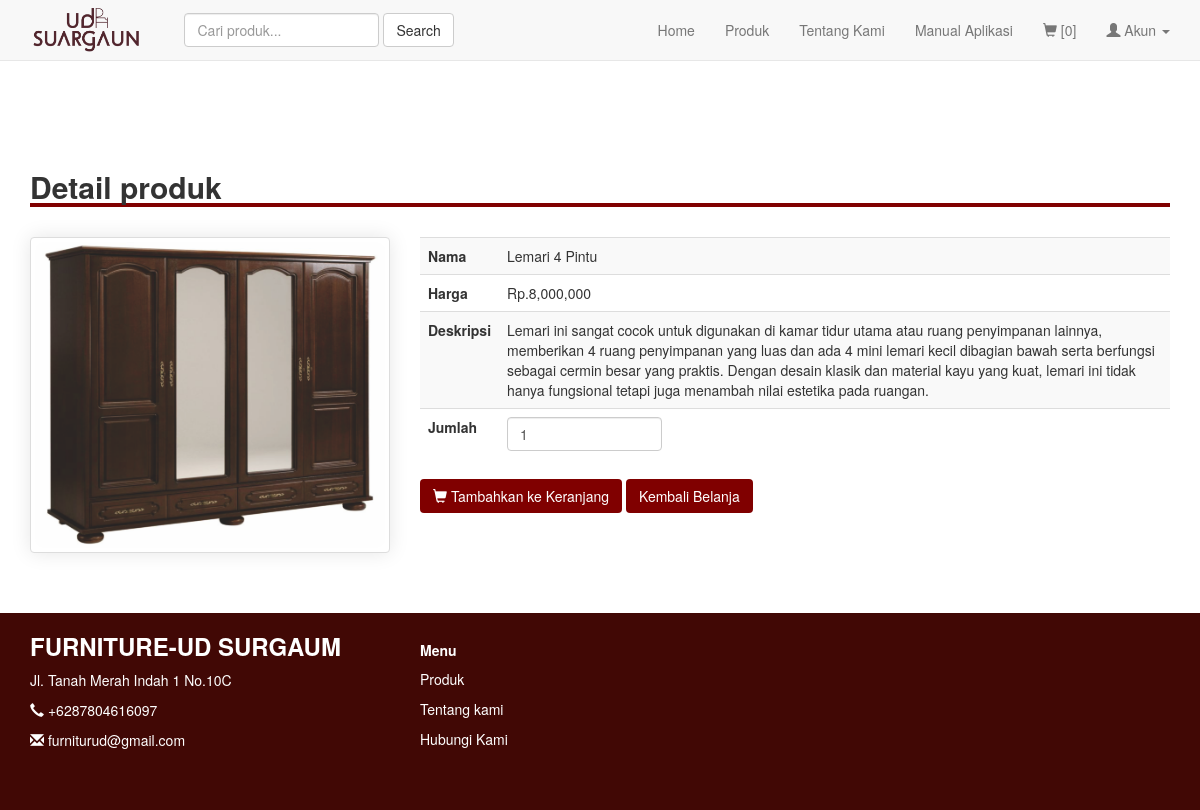
Page /detail_produk.php?produk=P0001 on the committed database.
### tables this page shows
CREATE TABLE `produk` (
  `kode_produk` varchar(100) NOT NULL,
  `nama` varchar(100) NOT NULL,
  `image` text NOT NULL,
  `deskripsi` text NOT NULL,
  `harga` int(11) NOT NULL
);

### detail_produk.php (the view, shortened to what this page needs)
<?php
include 'header.php';
$kode = mysqli_real_escape_string($conn, $_GET['produk']);
$result = mysqli_query($conn, "SELECT * FROM produk WHERE kode_produk = '$kode'");
$row = mysqli_fetch_assoc($result);
?>
<!DOCTYPE html>
<html lang="en">
<head>
	<link rel="stylesheet" href="https://maxcdn.bootstrapcdn.com/bootstrap/3.3.7/css/bootstrap.min.css">
</head>
<body>
	<br><br><br><br>
	<div class="container">
		<h2 style="width: 100%; border-bottom: 4px solid #800000"><b>Detail produk</b></h2>
		<br>
		<div class="row">
			<div class="col-md-4">
				<div class="thumbnail">
					<img src="image/produk/<?= $row['image']; ?>" width="400">
				</div>
			</div>
			<div class="col-md-8">
				<form action="proses/add.php" method="GET">
					<table class="table table-striped">
						<tbody>
							<tr>
								<td><b>Nama</b></td>
								<td><?= $row['nama']; ?></td>
							</tr>
							<tr>
								<td><b>Harga</b></td>
								<td>Rp.<?= number_format($row['harga']); ?></td>
							</tr>
							<tr>
								<td><b>Deskripsi</b></td>
								<td><?= $row['deskripsi'];  ?></td>
							</tr>
							<tr>
								<td><b>Jumlah</b></td>
								<td><input class="form-control" type="number" min="1" name="jml" value="1" style="width: 155px;"></td>
							</tr>
						</tbody>
					</table>
					<?php
					if (isset($_SESSION['user'])) {
					?>
						<button type="submit" class="btn btn-maroon"><i class="glyphicon glyphicon-shopping-cart"></i> Tambahkan ke Keranjang</button>
					<?php
					} else {
					?>
						<a href="keranjang.php" class="btn btn-maroon"><i class="glyphicon glyphicon-shopping-cart"></i> Tambahkan ke Keranjang</a>
					<?php
					}
					?>
					<a href="index.php" class="btn btn-maroon"> Kembali Belanja</a>
				</form>
			</div>
		</div>
	</div>
	<br><br>
</body>
</html>
<?php
include 'footer.php';
?>

### style.css (style rules this page uses)
body { font-family: 'Poppins', sans-serif; margin:0; padding: 0; }

### main.css (style rules this page uses)
body { font-family: 'Poppins', sans-serif; background-color: #f3f3f3; }
.btn-maroon { background-color: #800000; border-color: #800000; color: white; }
.thumbnail { border: none; box-shadow: 0px 0px 20px rgba(0, 0, 0, 0.1); border-radius: 10px; }
.thumbnail img { border-radius: 10px; }

### header.php (style rules this page uses)
body { padding-top: 70px; }

### detail_produk.php (style rules this page uses)
.btn-maroon { background-color: #800000; border-color: #800000; color: white; }

### rows in the picture
produk: image (picture), nama "Lemari 4 Pintu", harga "8,000,000", deskripsi "Lemari ini sangat cocok untuk digunakan di kamar tidur utama atau ruang penyimpanan lainnya, memberikan 4 ruang penyimpanan yang luas dan ada 4 mini lemari kecil dibagian bawah serta berfungsi sebagai cermin besar yang praktis. Dengan desain klasik dan material kayu yang kuat, lemari ini tidak hanya fungsional tetapi juga menambah nilai estetika pada ruangan."
